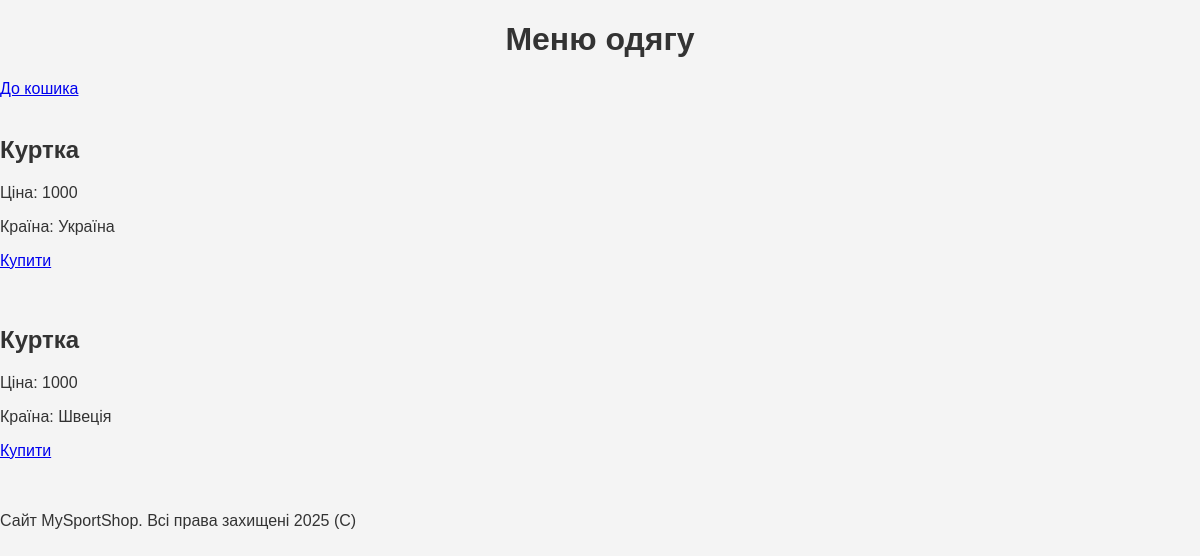
The app's page /1/buy/1, older data.
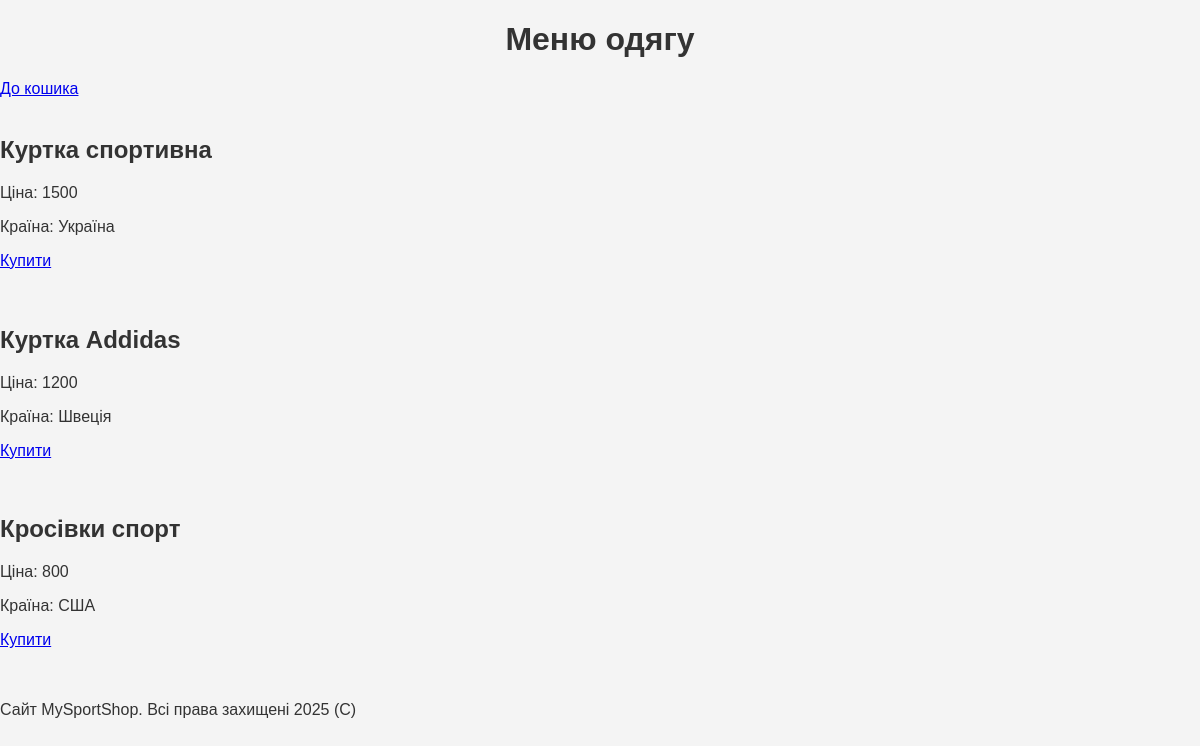
The same page, newer data.
### app.py (models this page shows, shortened)
class Product(db.Model):
    id = db.Column(db.Integer, primary_key=True)
    title = db.Column(db.String(30), nullable=False)
    price = db.Column(db.Integer, nullable=False)
    country = db.Column(db.String(30), nullable=False)

### app.py (the view)
@app.route("/<int:c_id>/buy/<int:p_id>")
def buy(c_id, p_id):
    client = Client.query.get_or_404(c_id)
    client.cart += Product.query.get_or_404(p_id).title + " "
    db.session.commit()
    products = Product.query.all()
    return render_template("product_u.html", products=products, id=client.id)

### templates/product_u.html (shortened to what this page needs)
{% extends 'product_a.html' %}
{% block add %}
    <a href="{{ c_id }}/cart">До кошика</a>
{% endblock %}
{% block product scoped %}
    <div>
        <h2>{{ product.title }}</h2>
        <p>Ціна: {{ product.price }}</p>
        <p>Країна: {{ product.country }}</p>
        <a href="{{ c_id }}/buy/{{ product.id }}">Купити</a>
    </div>
    <br>
{% endblock %}

### templates/product_a.html (shortened to what this page needs)
{% extends 'layout.html' %}
{% block content %}
<h1>Меню одягу</h1>
{% block add %}{% endblock %}
<br><br>
{% for el in products %}
{% set product = el %}
{% block product scoped %}{% endblock %}
<br>
{% endfor %}
{% endblock %}

### templates/layout.html (shortened to what this page needs)
<!DOCTYPE html>
<html lang="en">
<head>
    <link rel="stylesheet" href="{{ url_for('static', filename='css/styles.css') }}">
</head>
<body>
    {% block content %}{% endblock %}
</body>
<footer>
    <p>Сайт MySportShop. Всі права захищені 2025 (C)</p>
</footer>
</html>

### static/css/styles.css (style rules this page uses)
body { font-family: Arial, sans-serif; margin: 0; padding: 0; background-color: #f4f4f4; color: #333; }
h1 { text-align: center; }

Row changes from the older to the newer data that the page shows:
changed Product "Україна": title "Куртка" → "Куртка спортивна"; price "1000" → "1500"
changed Product "Швеція": title "Куртка" → "Куртка Addidas"; price "1000" → "1200"
added Product: title "Кросівки спорт", price "800", country "США"
